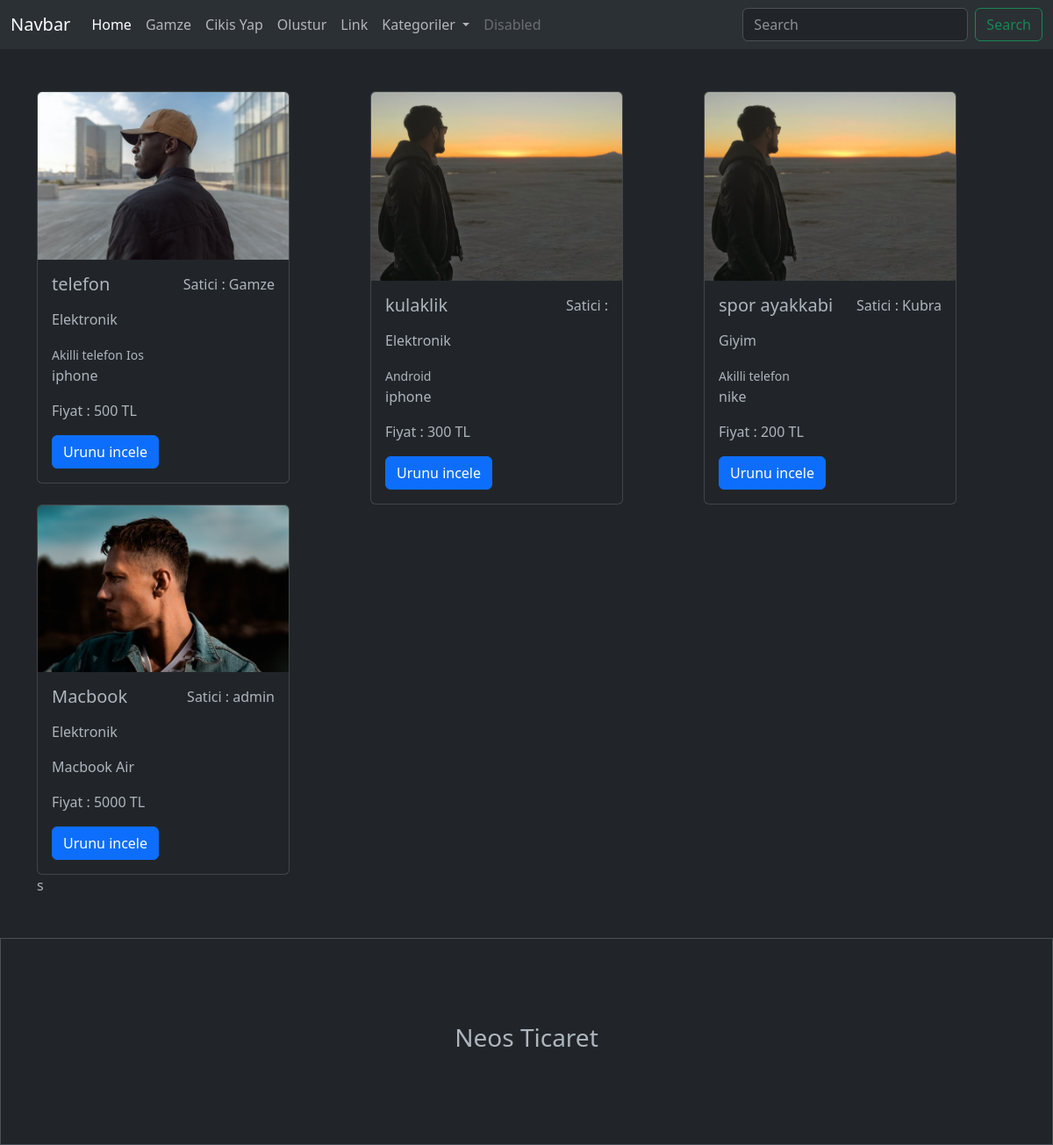
The page / (signed in) on the database its author committed.
### urunler/models.py (models this page shows, shortened)
class Urun(models.Model):
    satici = models.ForeignKey(User , on_delete=models.CASCADE , null=True)
    kategori = models.ForeignKey(Kategori , on_delete=models.SET_NULL , null=True)
    altkategori = models.ManyToManyField(AltKategori)
    seriNo = models.OneToOneField(Tek , on_delete = models.CASCADE , null=True , blank=True)
    isim = models.CharField(max_length=100)
    aciklama = models.TextField(max_length=1000)
    fiyat = models.IntegerField()
    resim = models.FileField(upload_to='urunler/', null=True)

class Kategori(models.Model):
    isim = models.CharField(max_length=100)

class AltKategori(models.Model):
    isim = models.CharField(max_length=100)

### urunler/views.py (the view, shortened to what this page needs)
# urls.py: path('' , index , name='index'),
def index(request):
    urunler = Urun.objects.all()
    kategoriler = Kategori.objects.all()
    search = ''
    context = {
        'product':urunler,
        'search': search,
        'kategoriler':kategoriler
    }
    return render(request , 'index.html' , context)

### urunler/templates/index.html (shortened to what this page needs)
<!DOCTYPE html>
<html lang="en">
<head>
    <link href="https://cdn.jsdelivr.net/npm/bootstrap@5.3.0-alpha1/dist/css/bootstrap.min.css" rel="stylesheet">
</head>
<body data-bs-theme="dark">
    {% include "includes/_navbar.html" %}
      {% block content %}
      <div class="container mt-5">
        <div class="row">
            {% for urun in product  %}
            <div class="col-4">
                <div class="card" style="width: 18rem;">
                    <img src="{{urun.resim.url}}" class="card-img-top" alt="...">
                    <div class="card-body">
                      <div class="d-flex justify-content-between">
                        <h5 class="card-title">{{urun.isim}}</h5>
                        <p> Satici : {{urun.satici.username}}</p>
                      </div>
                      <p>{{urun.kategori.isim}}</p>
                      {% for alt in urun.altkategori.all  %}
                          <small>{{alt.isim}}</small>
                      {% endfor %}
                      <p class="card-text">{{urun.aciklama}}</p>
                      <p>Fiyat : {{urun.fiyat}} TL</p>
                      <a href="{% url 'urun' urun.id %}" class="btn btn-primary">Urunu incele</a>
                    </div>
                  </div>
            </div>
            {% endfor %}
            </div>s
            </div>
      {% endblock content %}
     {% include "includes/_footer.html" %}
</body>
</html>

### urunler/templates/includes/_navbar.html (shortened to what this page needs)
<nav class="navbar navbar-expand-lg bg-body-tertiary">
    <div class="container-fluid">
      <a class="navbar-brand" href="#">Navbar</a>
      <div class="collapse navbar-collapse" id="navbarSupportedContent">
        <ul class="navbar-nav me-auto mb-2 mb-lg-0">
          <li class="nav-item">
            <a class="nav-link active" aria-current="page" href="#">Home</a>
          </li>
          {% if user.is_authenticated %}
            <li class="nav-item">
              <a class="nav-link text-capitalize" href="#">{{request.user}}</a>
            </li>
            <li class="nav-item">
              <a class="nav-link" href="/cikis/">Cikis  Yap</a>
            </li>
            <li class="nav-item">
              <a class="nav-link" href="/olustur/">Olustur</a>
            </li>
          {% endif %}
          <li class="nav-item">
            <a class="nav-link" href="#">Link</a>
          </li>
          <li class="nav-item dropdown">
            <a class="nav-link dropdown-toggle" href="#" role="button" data-bs-toggle="dropdown" aria-expanded="false">
              Kategoriler
            </a>
          </li>
          <li class="nav-item">
            <a class="nav-link disabled">Disabled</a>
          </li>
        </ul>
        <form class="d-flex" role="search" method="GET"  action="/">
          <input class="form-control me-2" type="search" placeholder="Search" aria-label="Search" name="search" value="{{search}}">
          <button class="btn btn-outline-success" type="submit">Search</button>
        </form>
      </div>
    </div>
  </nav>

### rows shown on the page
Urun: resim (picture), isim "telefon", satici.username "Gamze", kategori.isim "Elektronik", aciklama "iphone", fiyat "500"
AltKategori: isim "Akilli telefon"
AltKategori: isim "Ios"
Urun: resim (picture), isim "kulaklik", kategori.isim "Elektronik", aciklama "iphone", fiyat "300"
AltKategori: isim "Android"
Urun: resim (picture), isim "spor ayakkabi", satici.username "Kubra", kategori.isim "Giyim", aciklama "nike", fiyat "200"
Urun: resim (picture), isim "Macbook", satici.username "admin", kategori.isim "Elektronik", aciklama "Macbook Air", fiyat "5000"

### other values the page prints
{{ request.user }} "Gamze"
